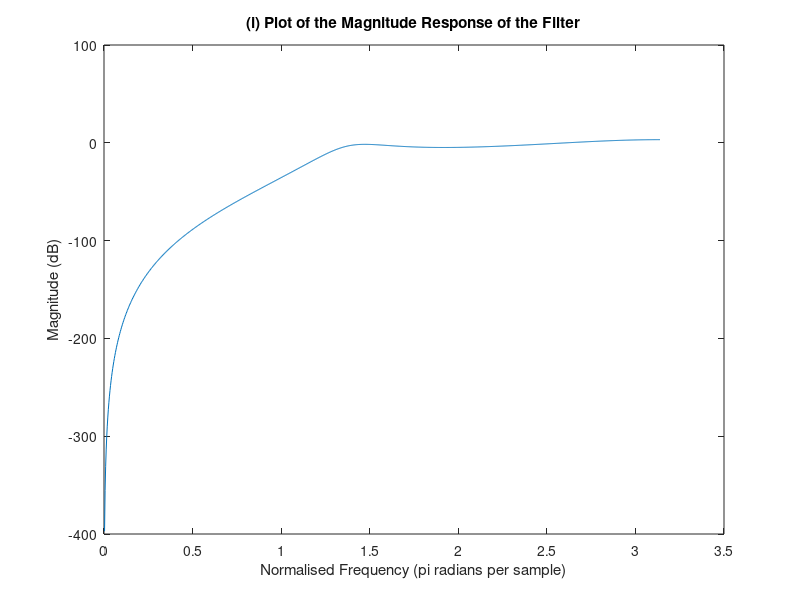
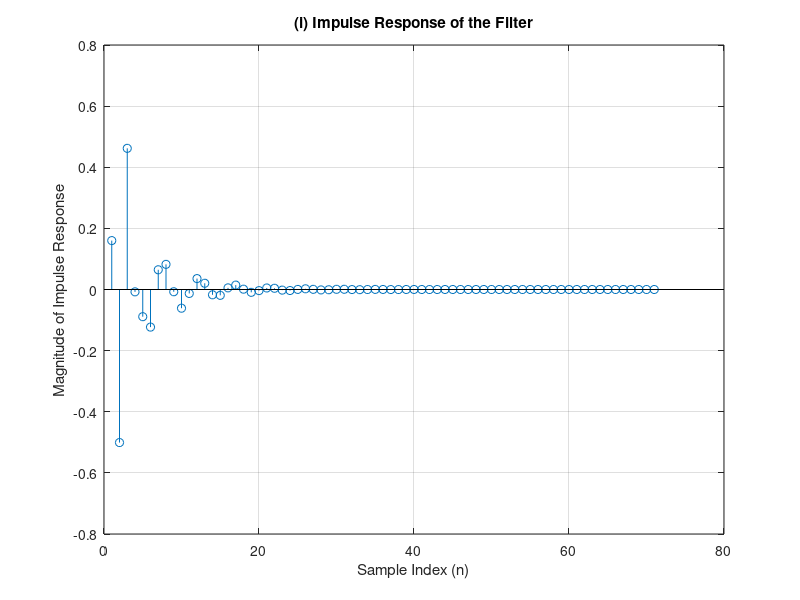
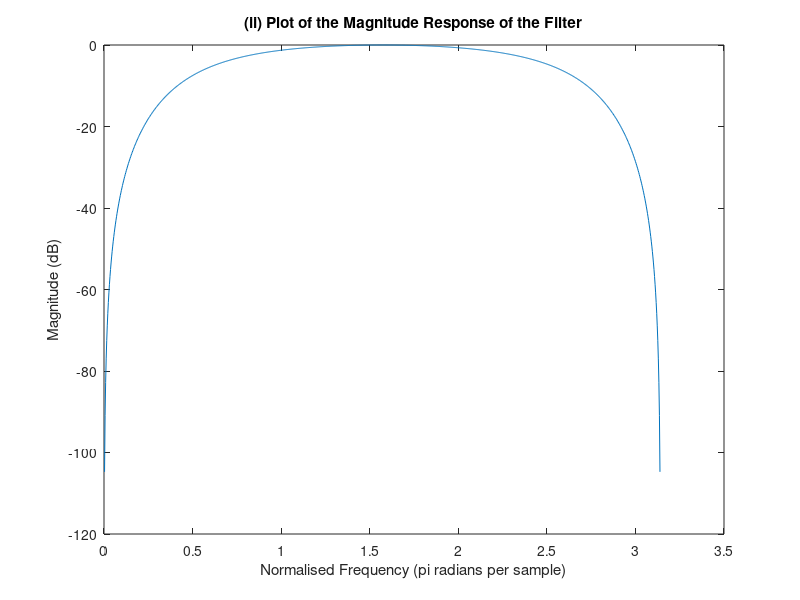
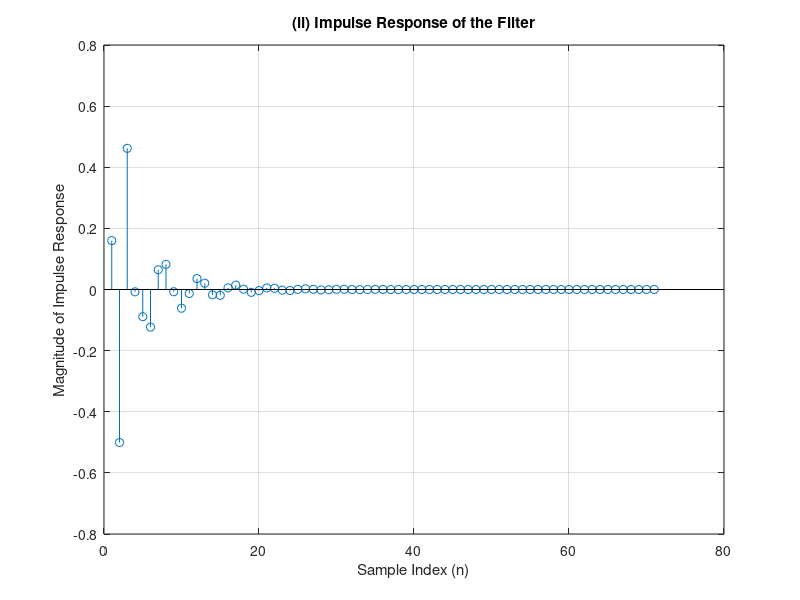

These figures' MATLAB source, in order:
%%%%%%%%%%%%%%%%%%%%%%%%%%%%%%%%%%%%%%%%%%%%%%%%%%%%%%%%%%%%%%%%%%%%%
%
% exercise_3.m
%
% Exercise 3 as part of Assignment 1 for EE445.
% Luke Canny 19339166 25/10/2022
%
%%%%%%%%%%%%%%%%%%%%%%%%%%%%%%%%%%%%%%%%%%%%%%%%%%%%%%%%%%%%%%%%%%%%%

% Specifying Filters
b1 = [0.16 -0.48 0.48 -0.16]; % X Side
a1 = [1 0.13 0.52 0.3];       % Y Side

b2 = [0.634, 0, -0.634]; 
a2 = [1, 0, -0.268]; 

b3 = [0.634, 0, 0.634]; 
a3 = [1, 0, 0.268]; 

b4 = [0.634, -5, 10]; 
a4 = [10, -5, 1]; 


% Part (i)
% Applying freqz function. 
% Notes: n = 1024 
%        function returns h and normalized frequency
%    (magnitude response)-^     ^-(radians per sample)
[h, w] = freqz(b1,a1,1024);

% Converting frequency response vector to decibels (h is complex)
hDB = 20*log(abs(h));
figure;

% Plotting magnitude response of the filter
plot(w, hDB);
title("(i) Plot of the Magnitude Response of the Filter")
xlabel("Normalised Frequency (pi radians per sample)");
ylabel("Magnitude (dB)");
figure;

% Plotting impulse response of the filter
h1 = impz(b1,a1);
stem(h1);
grid on;
xlabel('Sample Index (n)');
ylabel('Magnitude of Impulse Response');
title('(i) Impulse Response of the Filter');
figure;

% Part (ii)
% Applying freqz function
[h, w] = freqz(b2,a2,1024);

% Converting frequency response vector to decibels (h is complex)
hDB = 20*log(abs(h));

% Plotting data
plot(w, hDB);
title("(ii) Plot of the Magnitude Response of the Filter")
xlabel("Normalised Frequency (pi radians per sample)");
ylabel("Magnitude (dB)");
figure;

h1 = impz(b1,a1);
stem(h1);
grid on;
xlabel('Sample Index (n)');
ylabel('Magnitude of Impulse Response');
title('(ii) Impulse Response of the Filter');
figure;

% Part (iii)
% Applying freqz function
[h, w] = freqz(b3,a3,1024);

% Converting frequency response vector to decibels (h is complex)
hDB = 20*log(abs(h));

% Plotting data
plot(w, hDB);
title("(iii) Plot of the Magnitude Response of the Filter")
xlabel("Normalised Frequency (pi radians per sample)");
ylabel("Magnitude (dB)");

figure;

h1 = impz(b3,a3);
stem(h1);
grid on;
xlabel('Sample Index (n)');
ylabel('Magnitude of Impulse Response');
title('(iii) Impulse Response of the Filter');
figure;

% Part (iv)
% Applying freqz function
[h, w] = freqz(b4,a4,1024);

% Converting frequency response vector to decibels (h is complex)
hDB = 20*log(abs(h));

% Plotting data
plot(w, hDB);
title("(iv) Plot of the Magnitude Response of the Filter")
xlabel("Normalised Frequency (pi radians per sample)");
ylabel("Magnitude (dB)");
figure;

h1 = impz(b4,a4);
stem(h1);
grid on;
xlabel('Sample Index (n)');
ylabel('Magnitude of Impulse Response');
title('(iv) Impulse Response of the Filter');

